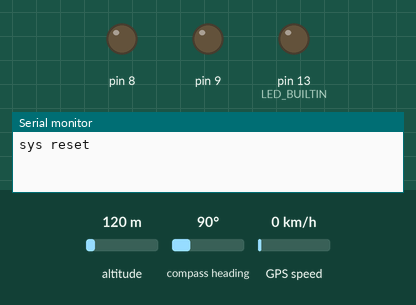
Bench run of a sketch on a simulated Arduino Uno, built with avr-gcc and run on an emulated ATmega328P. On the bench: output pins drawn as LEDs (lit = HIGH), the last lines printed to the serial monitor. The inputs (shaded band) are chosen by the test bench; at power-on: altitude 120 m, compass heading 90°, GPS speed 0 km/h. The GPS gets a fix after 3 s at 37.7749, -122.4194 with 8 satellites.

Above: at 0.1 s.
At 3.3 s:
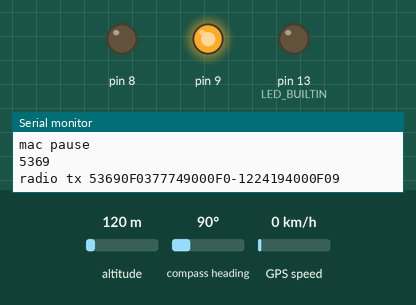
Timing chart, 0 to 4.8 s (numbered marks = the images above):
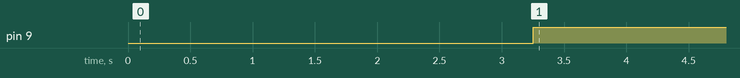

Measured:
- by itself, pin 9: LOW → HIGH at 3.3 s

The sketch:

LoRaGPSTx.ino
```cpp
// Three Serial ports
#include <SoftwareSerial.h>
#include <TinyGPS.h>

long lat,lon;

SoftwareSerial loraSerial (2, 3); //rx 2 tx 3
SoftwareSerial gpsSerial(4,5);//rx,tx

TinyGPS gps;

//11.020968, 76.937801
double mLat = 11.020968;
double mLng = 76.937801;

int nodeId = 9;

void setup() {
  Serial.begin(9600);
  gpsSerial.begin(9600); // connect gps sensor
  loraSerial.begin(57600);
  pinMode(LED_BUILTIN, OUTPUT);//13
  pinMode(9, OUTPUT);//9
  pinMode(8, OUTPUT);//8
  RN2483_init();
  gpsSerial.listen();
}

void loop() {
  while(gpsSerial.available() > 0){ // check for gps data
   if(gps.encode(gpsSerial.read())){ // encode gps data
    gps.get_position(&lat,&lon); // get latitude and longitude
    double vlat = lat;
    double dlat = vlat/1000000;
    double vlon = lon;
    double dlon = vlon/1000000;
    int dist = getDistanceFromLatLonInKm(mLat, mLng, dlat , dlon);
          Serial.println(dist);
    if(dist > 50){
        digitalWrite(9, HIGH);
    } else if(dist > 11000){
        digitalWrite(8, HIGH);
    } else {
        digitalWrite(9, LOW);
        digitalWrite(8, LOW);
    }
    //Serial.println(dist);
    String isss = "radio tx " + String(dist) + "0F0" + lat + "0F0" + lon + "0F0" + nodeId;
    sendmsg(isss);
    loraSerial.listen();
    delay(5000);
   }
  }
  while(loraSerial.available() > 0){
    String loraResponse = loraSerial.readString();
    Serial.println(loraResponse);
    gpsSerial.listen();
  }

}

int getDistanceFromLatLonInKm(double lat1,double lon1,double lat2, double lon2) {
  double R = 6371; // Radius of the earth in km
  double dLat = deg2rad(lat2-lat1);  // deg2rad below
  double dLon = deg2rad(lon2-lon1);
  double a = sin(dLat/2) * sin(dLat/2) + cos(deg2rad(lat1)) * cos(deg2rad(lat2)) * sin(dLon/2) * sin(dLon/2);
  double c = 2 * atan2(sqrt(a), sqrt(1-a));
  int d = R * c * 1000; // Distance in m
  return d;
}

double deg2rad(double deg) {
  return deg * (PI/180);
}

void RN2483_init(){
  sendcmd("sys reset");
  sendcmd("radio set mod lora");
  sendcmd("radio set freq 868100000");
  sendcmd("radio set pwr 14");
  sendcmd("radio set sf sf12");
  sendcmd("radio set afcbw 125");
  sendcmd("radio set rxbw 250");
  sendcmd("radio set fdev 5000");
  sendcmd("radio set prlen 8");
  sendcmd("radio set crc on");
  sendcmd("radio set cr 4/8");
  sendcmd("radio set wdt 0");
  sendcmd("radio set sync 12");
  sendcmd("radio set bw 250");
  sendcmd("sys get hweui");
  sendcmd("mac pause");
}

void sendcmd(String data){
  Serial.println(data);
  loraSerial.println(data);
  delay(200);
}

void sendmsg(String data){
  Serial.println(data);
  loraSerial.println(data);
}
```
